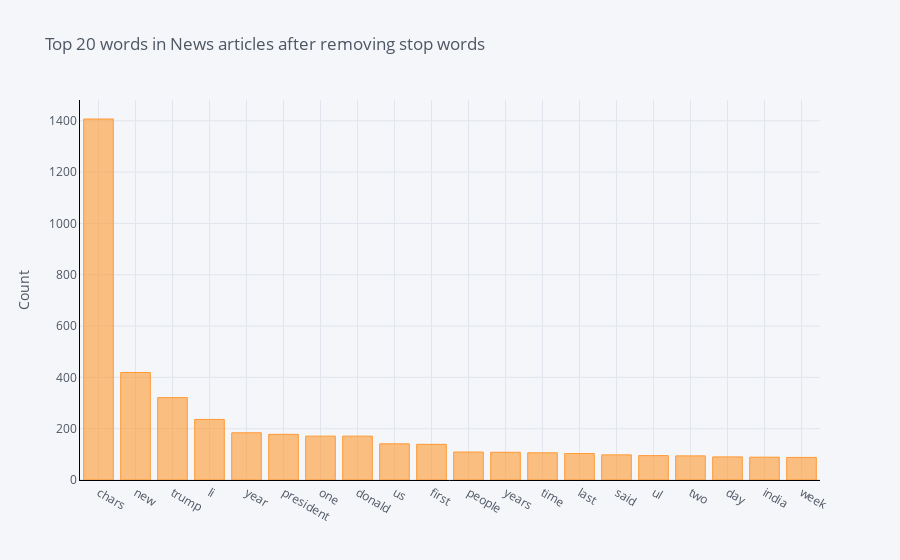

Notebook cell for this chart:
### Code cell
common_words = get_top_n_words(new_list, 20)
df2 = pd.DataFrame(common_words, columns = ['Text' , 'count'])
df2.groupby('Text').sum()['count'].sort_values(ascending=False).iplot(
    kind='bar', yTitle='Count', linecolor='black', title='Top 20 words in News articles after removing stop words')

### Figure 1 — Plotly figure (JSON) as saved in the notebook; plotly's stock layout.template omitted (floating-point values rounded to 4 significant figures)
{"data": [{"marker": {"color": "rgba(255, 153, 51, 0.6)", "line": {"color": "rgba(255, 153, 51, 1.0)", "width": 1}}, "name": "count", "orientation": "v", "text": "", "type": "bar", "x": ["chars", "new", "trump", "li", "year", "president", "one", "donald", "us", "first", "people", "years", "time", "last", "said", "ul", "two", "day", "india", "week"], "y": [1407, 419, 321, 236, 184, 178, 171, 171, 141, 139, 109, 108, 106, 103, 98, 95, 94, 90, 89, 88]}], "layout": {"legend": {"bgcolor": "#F5F6F9", "font": {"color": "#4D5663"}}, "paper_bgcolor": "#F5F6F9", "plot_bgcolor": "#F5F6F9", "title": {"font": {"color": "#4D5663"}, "text": "Top 20 words in News articles after removing stop words"}, "xaxis": {"gridcolor": "#E1E5ED", "linecolor": "black", "showgrid": true, "tickfont": {"color": "#4D5663"}, "title": {"font": {"color": "#4D5663"}, "text": ""}, "zerolinecolor": "#E1E5ED"}, "yaxis": {"gridcolor": "#E1E5ED", "linecolor": "black", "showgrid": true, "tickfont": {"color": "#4D5663"}, "title": {"font": {"color": "#4D5663"}, "text": "Count"}, "zerolinecolor": "#E1E5ED"}}}
